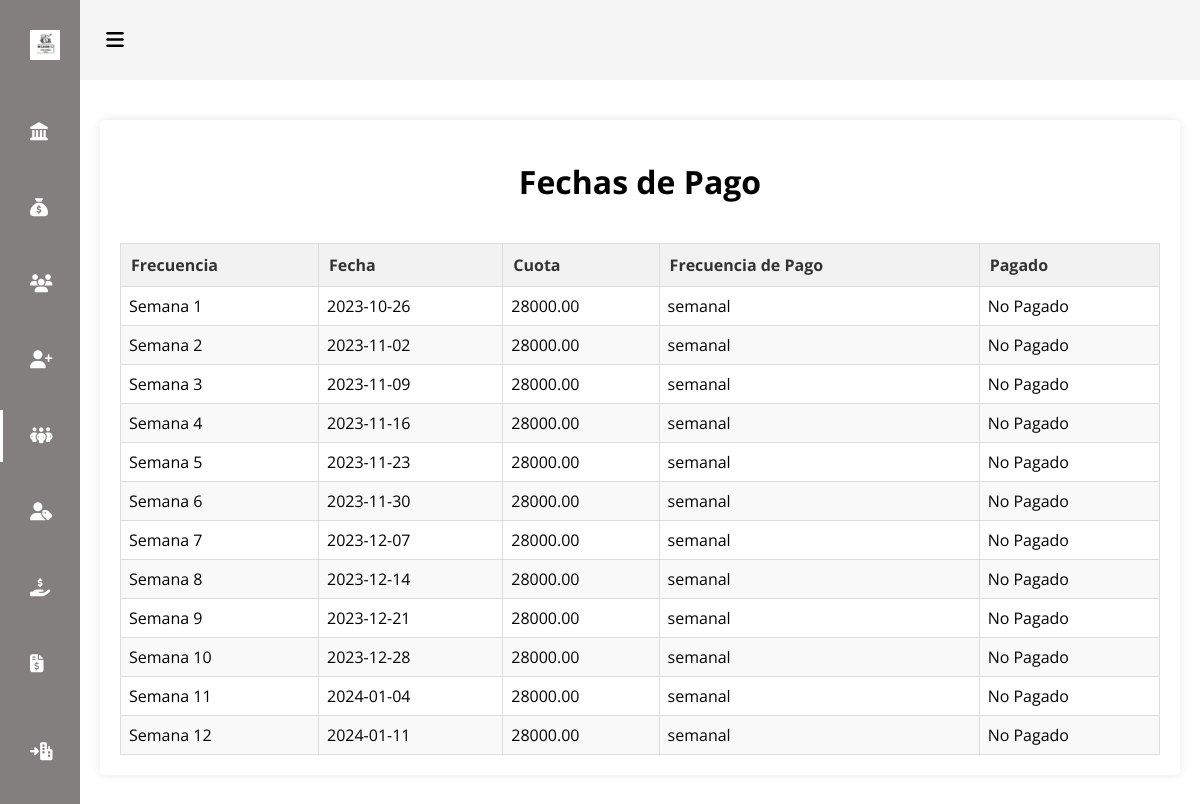
The page /controllers/dias_pago.php?id=17 (signed in) on the database its author committed.
### tables this page shows
CREATE TABLE `prestamos` (
  `ID` int NOT NULL,
  `IDCliente` int DEFAULT NULL,
  `Monto` decimal(10,2) DEFAULT NULL,
  `TasaInteres` decimal(5,2) DEFAULT NULL,
  `Plazo` int DEFAULT NULL,
  `MonedaID` int DEFAULT NULL,
  `FechaInicio` date DEFAULT NULL,
  `FechaVencimiento` date DEFAULT NULL,
  `Estado` enum('pendiente','pagado','vencido') DEFAULT NULL,
  `CobradorAsignado` int DEFAULT NULL,
  `Zona` varchar(255) DEFAULT NULL,
  `MontoAPagar` decimal(10,2) DEFAULT NULL,
  `FrecuenciaPago` varchar(20) DEFAULT NULL,
  `MontoCuota` decimal(10,2) DEFAULT NULL,
  `Cuota` decimal(10,2) DEFAULT NULL,
  `Comision` decimal(10,2) DEFAULT '0.00',
  `EstadoP` tinyint(1) DEFAULT '1'
);

### controllers/dias_pago.php (the view, shortened to what this page needs)
<!DOCTYPE html>
<html lang="en">
<head>
    <link rel="stylesheet" href="/public/assets/css/dias_pago.css">
</head>
<body>
    <body id="body">
        <header>
            <div class="icon__menu">
                <i class="fas fa-bars" id="btn_open"></i>
            </div>
        </header>
        <div class="menu__side" id="menu_side">
            <div class="name__page">
                <img src="/public/assets/img/logo.png" class="img logo-image" alt="">
                <h4>Recaudo</h4>
            </div>
            <div class="options__menu">
                <a href="/resources/views/admin/inicio/inicio.php">
                    <div class="option">
                        <i class="fa-solid fa-landmark" title="Inicio"></i>
                        <h4>Inicio</h4>
                    </div>
                </a>
                <a href=" /resources/views/admin/admin_saldo/saldo_admin.php">
                    <div class="option">
                        <i class="fa-solid fa-sack-dollar" title=""></i>
                        <h4>Saldo Inicial</h4>
                    </div>
                </a>
                <a href="/resources/views/admin/usuarios/crudusuarios.php">
                    <div class="option">
                        <i class="fa-solid fa-users" title=""></i>
                        <h4>Usuarios</h4>
                    </div>
                </a>
                <a href="/resources/views/admin/usuarios/registrar.php">
                    <div class="option">
                        <i class="fa-solid fa-user-plus" title=""></i>
                        <h4>Registrar Usuario</h4>
                    </div>
                </a>
                <a href="/resources/views/admin/clientes/lista_clientes.php" class="selected">
                    <div class="option">
                        <i class="fa-solid fa-people-group" title=""></i>
                        <h4>Clientes</h4>
                    </div>
                </a>
                <a href="/resources/views/admin/clientes/agregar_clientes.php">
                    <div class="option">
                        <i class="fa-solid fa-user-tag" title=""></i>
                        <h4>Registrar Clientes</h4>
                    </div>
                </a>
                <a href="/resources/views/admin/creditos/crudPrestamos.php">
                    <div class="option">
                        <i class="fa-solid fa-hand-holding-dollar" title=""></i>
                        <h4>Prestamos</h4>
                    </div>
                </a>
                <a href="/resources/views/admin/creditos/prestamos.php">
                    <div class="option">
                        <i class="fa-solid fa-file-invoice-dollar" title=""></i>
                        <h4>Registrar Prestamos</h4>
                    </div>
                </a>
                <a href="/resources/views/admin/cobros/cobros.php">
                    <div class="option">
                        <i class="fa-solid fa-arrow-right-to-city" title=""></i>
                        <h4>Zonas de cobro</h4>
                    </div>
                </a>
                <a href="/resources/views/admin/gastos/gastos.php">
                    <div class="option">
                    </div>
                </a>
            </div>
        </div>
        <main>
    <?php
    require_once("conexion.php");
    if (isset($_GET['id']) && is_numeric($_GET['id'])) {
        $idPrestamo = $_GET['id'];
        $sql = "SELECT FechaInicio, FrecuenciaPago, Plazo, Cuota, MontoAPagar FROM prestamos WHERE ID = $idPrestamo";
        $result = $conexion->query($sql);
        if ($result->num_rows === 1) {
            $row = $result->fetch_assoc();
            $fechaInicio = new DateTime($row["FechaInicio"]);
            $frecuenciaPago = $row["FrecuenciaPago"];
            $plazo = $row["Plazo"];
            $cuota = $row["Cuota"];
            $fechasPago = calcularFechasPago($fechaInicio, $frecuenciaPago, $plazo);
            echo "<div class='container'>";
            echo "<h1>Fechas de Pago</h1>";
            echo "<table>";
            echo "<tr><th>Frecuencia</th><th>Fecha</th><th>Cuota</th><th>Frecuencia de Pago</th><th>Pagado</th></tr>";
            $numeroFecha = 1;
            foreach ($fechasPago as $fecha) {
                $frecuencia = obtenerFrecuencia($frecuenciaPago, $numeroFecha);
                $fechaFormato = $fecha->format("Y-m-d");
                $estadoPago = "No Pagado";
                echo "<tr><td>$frecuencia</td><td>$fechaFormato</td><td>$cuota</td><td>$frecuenciaPago</td><td>$estadoPago</td></tr>";
                $numeroFecha++;
            }
            echo "</table>";
            echo "</div>";
        } else {
            echo "ID de préstamo no válido.";
        }
    } else {
        echo "ID de préstamo no proporcionado.";
    }
    function calcularFechasPago($fechaInicio, $frecuenciaPago, $plazo)
    {
        $fechasPago = array();
        for ($i = 0; $i < $plazo; $i++) {
            $fechasPago[] = clone $fechaInicio;
            if ($frecuenciaPago === "diario") {
                $fechaInicio->modify("+1 day");
            } elseif ($frecuenciaPago === "semanal") {
                $fechaInicio->modify("+1 week");
            } elseif ($frecuenciaPago === "quincenal") {
                $fechaInicio->modify("+2 weeks");
            } elseif ($frecuenciaPago === "mensual") {
                $fechaInicio->modify("+1 month");
            }
        }
        return $fechasPago;
    }
    function obtenerFrecuencia($frecuenciaPago, $numeroFecha)
    {
        switch ($frecuenciaPago) {
            case "semanal":
                return "Semana $numeroFecha";
        }
    }
    ?>
</main>
    </body>
</html>

### public/assets/css/dias_pago.css (style rules this page uses)
* { margin: 0; padding: 0; box-sizing: border-box; text-decoration: none; font-family: 'Open Sans', sans-serif; }
body { margin-left: 80px; margin-top: 80px; transition: margin-left 300ms cubic-bezier(0.785, 0.135, 0.15, 0.86); }
main { padding: 20px; }
header { width: 100%; height: 80px; background: #f5f5f5; display: flex; align-items: center; position: fixed; top: 0; z-index: 200; }
.icon__menu { width: 50px; height: 100%; display: flex; justify-content: center; align-items: center; transform: translateX(10px); }
.icon__menu i { font-size: 20px; cursor: pointer; position: absolute; }
.menu__side { width: 80px; height: 100%; background: rgb(131, 127, 127); position: fixed; top: 0; left: 0; color: white; font-size: 18px; z-index: 300; overflow: hidden; overflow-y: scroll; border-right: 20px solid rgb(131, 127, 127); transition: all 300ms cubic-bezier(0.785, 0.135, 0.15, 0.86); }
.menu__side { -ms-overflow-style: none; scrollbar-width: none; }
.name__page { padding: 20px 30px; display: flex; align-items: center; margin-top: 10px; }
.options__menu { padding: 20px 30px; position: absolute; top: 80px; }
.options__menu a { color: #ffffff; cursor: default; display: block; position: relative; transition: color 300ms; }
.options__menu .option { padding: 20px 0px; display: flex; align-items: center; position: relative; }
.options__menu .option i { width: 20px; margin-right: 20px; cursor: pointer; }
.options__menu .option h4 { font-weight: 300; cursor: pointer; }
a.selected { color: #fff; }
.selected:before { content: ''; width: 3px; height: 80%; background: white; position: absolute; top: 10%; left: -30px; }
.logo-image { max-width: 100px; max-height: 30px; display: block; margin: 0 auto; }
.container { max-width: 100%; margin: 20px auto; padding: 20px; background-color: #fff; box-shadow: 0 0 10px rgba(0, 0, 0, 0.1); border-radius: 5px; }
h1 { text-align: center; color: #000000; padding: 20px; margin: 0; }
table { width: 100%; border-collapse: collapse; margin-top: 20px; }
table, th, td { border: 1px solid #ddd; }
th { background-color: #f2f2f2; color: #333; font-weight: bold; text-align: left; padding: 10px; }
td { padding: 8px; }
tr:nth-child(odd) { background-color: #f9f9f9; }

### rows shown on the page
prestamos: FrecuenciaPago "Semana 1", Cuota "28000.00", FrecuenciaPago "semanal", FrecuenciaPago "Semana 2", FrecuenciaPago "Semana 3", FrecuenciaPago "Semana 4", FrecuenciaPago "Semana 5", FrecuenciaPago "Semana 6", FrecuenciaPago "Semana 7", FrecuenciaPago "Semana 8", FrecuenciaPago "Semana 9", FrecuenciaPago "Semana 10", FrecuenciaPago "Semana 11", FrecuenciaPago "Semana 12"

### other values the page prints
$fechaFormato "2023-10-26"
$estadoPago "No Pagado"
$fechaFormato "2023-11-02"
$fechaFormato "2023-11-09"
$fechaFormato "2023-11-16"
$fechaFormato "2023-11-23"
$fechaFormato "2023-11-30"
$fechaFormato "2023-12-07"
$fechaFormato "2023-12-14"
$fechaFormato "2023-12-21"
$fechaFormato "2023-12-28"
$fechaFormato "2024-01-04"
$fechaFormato "2024-01-11"
